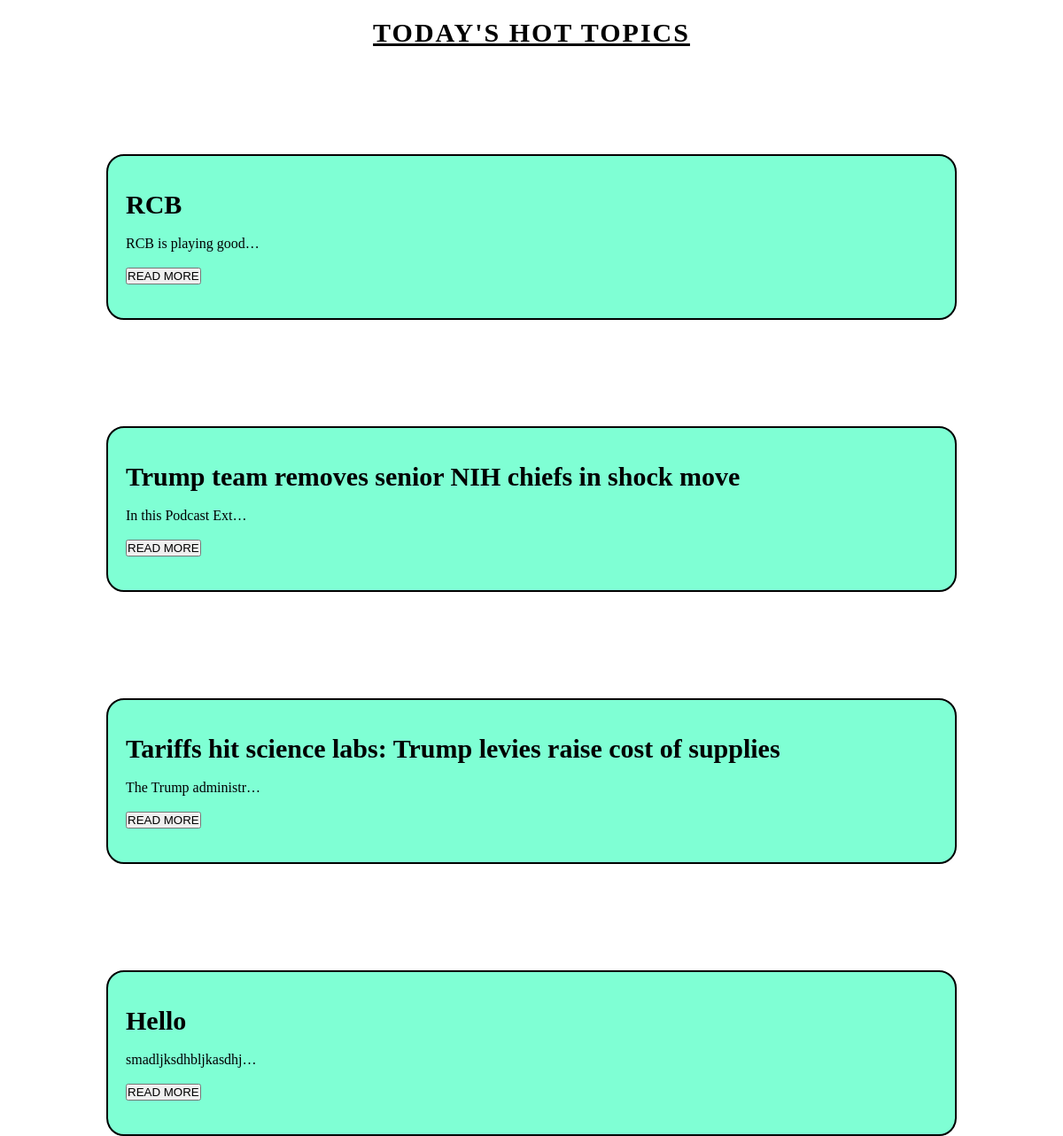
The page /myapp/article/ on the database its author committed.
### myapp/models.py (models this page shows)
class ArticleModel(models.Model):
   title=models.CharField(max_length=100)
   desc=models.TextField()

### myapp/views.py (the view)
# urls.py: path('article/',views.article_view,name='article'),
def article_view(request):
    all_articles=ArticleModel.objects.all()
    return render(request,'article.html',{'all_articles':all_articles})

### templates/article.html (shortened to what this page needs)
<!DOCTYPE html>
{%load static%}
<html lang="en">
<head>
    <link rel="stylesheet" href="{% static 'css/style1.css'%}">
</head>
<body>
    <center>
        <h1>TODAY'S HOT TOPICS</h1>
    </center>
    {%if all_articles%}
    {%for i in all_articles%}
    <section class="card">
    <br/>
    <h2>{{i.title}}</h2><br/>
    <p>{{i.desc|truncatechars:20}}</p><br/>
    <a href="{%url 'specific' i.id %}"><button>READ MORE</button></a><br/><br/>
    </section>
    {%endfor%}
    {%else%}
    <h2>NO Articles Avaiable....</h2>
    {% endif %}
</body>
</html>

### static/css/style1.css (style rules this page uses)
*,::after,*::before { box-sizing: border-box; }
* { margin: 0; padding: 0; }
body { width: 100vw; height: 100vh; }
h1 { font-size:30px; font-weight: 900; text-decoration: underline; padding-top:20px; letter-spacing: 2px; }
.card { background-color: aquamarine; margin:120px; padding: 20px; border: 2px solid black; border-radius: 20px; }
.card h2 { font-size: 30px; font-weight: 900; }

### rows shown on the page
ArticleModel: title "RCB", desc "RCB is playing good…"
ArticleModel: title "Trump team removes senior NIH chiefs in shock move", desc "In this Podcast Ext…"
ArticleModel: title "Tariffs hit science labs: Trump levies raise cost of supplies", desc "The Trump administr…"
ArticleModel: title "Hello", desc "smadljksdhbljkasdhj…"
